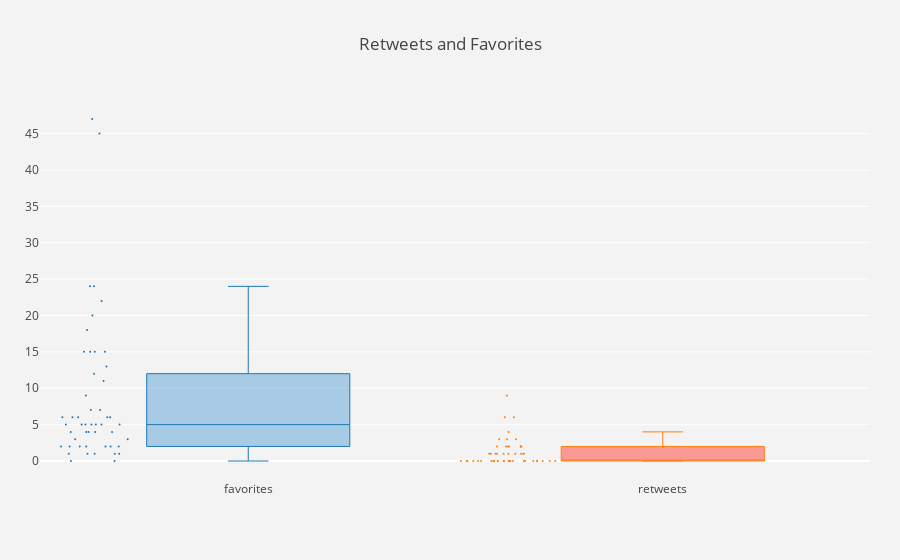

The notebook cell saved with this chart:
### Markdown cell above
### Boxplots

Let's take a look at spread of retweets and favorites from the top ranked tweets.

### Code cell
fig = TwtrConvo.plots.create_boxplot(tweet_df)
iplot(fig)

### Figure 1 — Plotly figure (JSON) as saved in the notebook; plotly's stock layout.template omitted (floating-point values rounded to 4 significant figures)
{"data": [{"boxpoints": "all", "fillcolor": "rgba(93, 164, 214, 0.5)", "jitter": 0.5, "line": {"width": 1}, "marker": {"size": 2}, "name": "favorites", "type": "box", "uid": "0061d2bf-3efc-4560-9d5e-34f6996e6880", "whiskerwidth": 0.2, "y": [24, 15, 47, 45, 15, 15, 20, 24, 6, 11, 18, 6, 22, 4, 7, 12, 5, 7, 6, 5, 15, 4, 5, 3, 4, 9, 4, 6, 13, 5, 2, 5, 2, 3, 2, 1, 5, 1, 6, 5, 4, 2, 1, 1, 2, 2, 0, 2, 1, 0]}, {"boxpoints": "all", "fillcolor": "rgba(255, 65, 54, 0.5)", "jitter": 0.5, "line": {"width": 1}, "marker": {"size": 2}, "name": "retweets", "type": "box", "uid": "4908b13a-686d-4994-a13a-d987f51c3e41", "whiskerwidth": 0.2, "y": [4, 3, 6, 9, 2, 1, 2, 3, 2, 3, 6, 1, 1, 1, 2, 1, 2, 2, 1, 0, 0, 1, 0, 0, 0, 0, 1, 0, 2, 0, 0, 0, 1, 0, 0, 0, 0, 0, 0, 0, 0, 0, 0, 0, 0, 0, 0, 0, 0, 1]}], "layout": {"margin": {"b": 80, "l": 40, "r": 30, "t": 100}, "paper_bgcolor": "rgb(243, 243, 243)", "plot_bgcolor": "rgb(243, 243, 243)", "showlegend": false, "title": "Retweets and Favorites", "yaxis": {"autorange": true, "dtick": 5, "gridcolor": "rgb(255, 255, 255)", "gridwidth": 1, "showgrid": true, "zeroline": true, "zerolinecolor": "rgb(255, 255, 255)", "zerolinewidth": 2}}}
